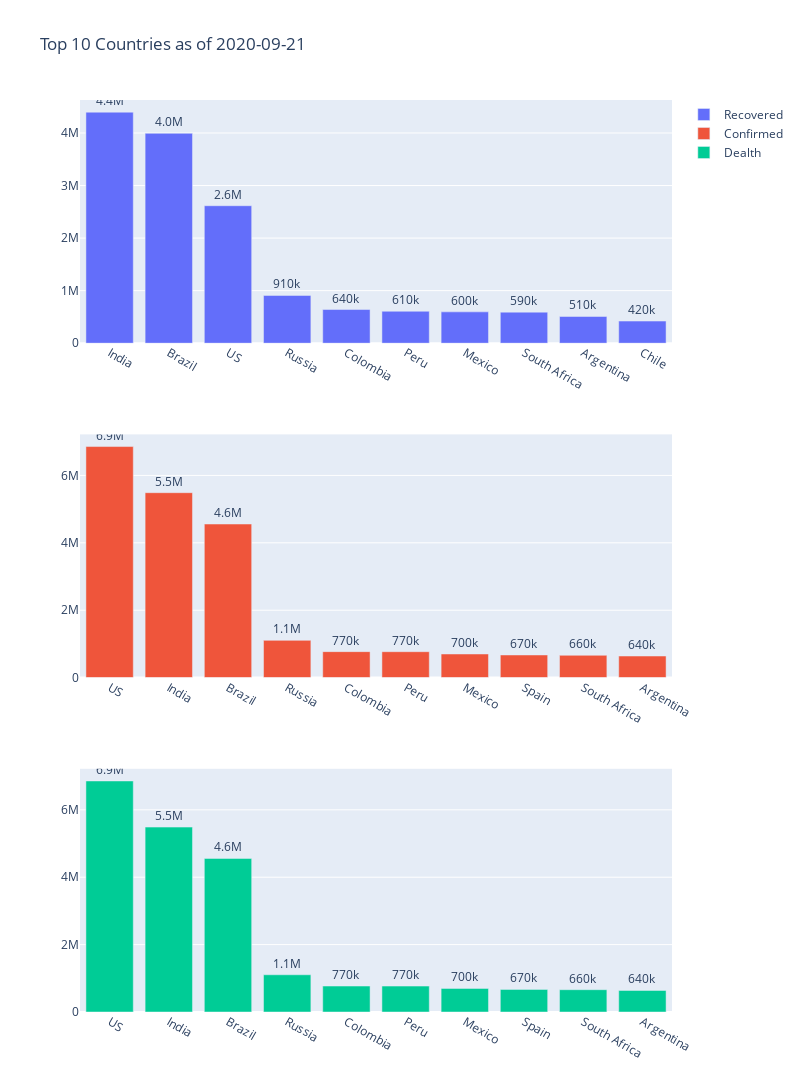

Notebook code cell kept with this figure:
### Code cell
from plotly.subplots import make_subplots
import plotly.graph_objects as go

fig = make_subplots(rows=3, cols=1)

fig.add_trace(
    go.Bar(x=Top10CountriesRecovered['Country'],y=Top10CountriesRecovered['Count'],text = Top10CountriesRecovered['Count'],name ='Recovered'),
    row=1, col=1
)


fig.add_trace(
    go.Bar(x=Top10CountriesConfirmed['Country'],y=Top10CountriesConfirmed['Count'],text = Top10CountriesConfirmed['Count'],name ='Confirmed'),
    row=2, col=1
)

fig.add_trace(   
    go.Bar(x=Top10CountriesDealth['Country'],y=Top10CountriesDealth['Count'],text = Top10CountriesDealth['Count'],name ='Dealth'),
    row=3, col=1
)


fig.update_layout(height=1400, width=800, title_text="Top 10 Countries as of "+str(date))
fig.update_traces(texttemplate='%{text:.2s}', textposition='outside')
fig.show()

### Figure 1 — Plotly figure (JSON) as saved in the notebook; plotly's stock layout.template omitted (floating-point values rounded to 4 significant figures)
{"data": [{"name": "Recovered", "text": [4396399, 3993432, 2615949, 909026, 640900, 607837, 596317, 591208, 508563, 421111], "textposition": "outside", "texttemplate": "%{text:.2s}", "type": "bar", "x": ["India", "Brazil", "US", "Russia", "Colombia", "Peru", "Mexico", "South Africa", "Argentina", "Chile"], "xaxis": "x", "y": [4396399, 3993432, 2615949, 909026, 640900, 607837, 596317, 591208, 508563, 421111], "yaxis": "y"}, {"name": "Confirmed", "text": [6856884, 5487580, 4558040, 1105048, 770435, 768895, 700580, 671468, 661936, 640147], "textposition": "outside", "texttemplate": "%{text:.2s}", "type": "bar", "x": ["US", "India", "Brazil", "Russia", "Colombia", "Peru", "Mexico", "Spain", "South Africa", "Argentina"], "xaxis": "x2", "y": [6856884, 5487580, 4558040, 1105048, 770435, 768895, 700580, 671468, 661936, 640147], "yaxis": "y2"}, {"name": "Dealth", "text": [6856884, 5487580, 4558040, 1105048, 770435, 768895, 700580, 671468, 661936, 640147], "textposition": "outside", "texttemplate": "%{text:.2s}", "type": "bar", "x": ["US", "India", "Brazil", "Russia", "Colombia", "Peru", "Mexico", "Spain", "South Africa", "Argentina"], "xaxis": "x3", "y": [6856884, 5487580, 4558040, 1105048, 770435, 768895, 700580, 671468, 661936, 640147], "yaxis": "y3"}], "layout": {"height": 1400, "title": {"text": "Top 10 Countries as of 2020-09-21"}, "width": 800, "xaxis": {"anchor": "y", "domain": [0, 1]}, "xaxis2": {"anchor": "y2", "domain": [0, 1]}, "xaxis3": {"anchor": "y3", "domain": [0, 1]}, "yaxis": {"anchor": "x", "domain": [0.7333, 1]}, "yaxis2": {"anchor": "x2", "domain": [0.3667, 0.6333]}, "yaxis3": {"anchor": "x3", "domain": [0, 0.2667]}}}
